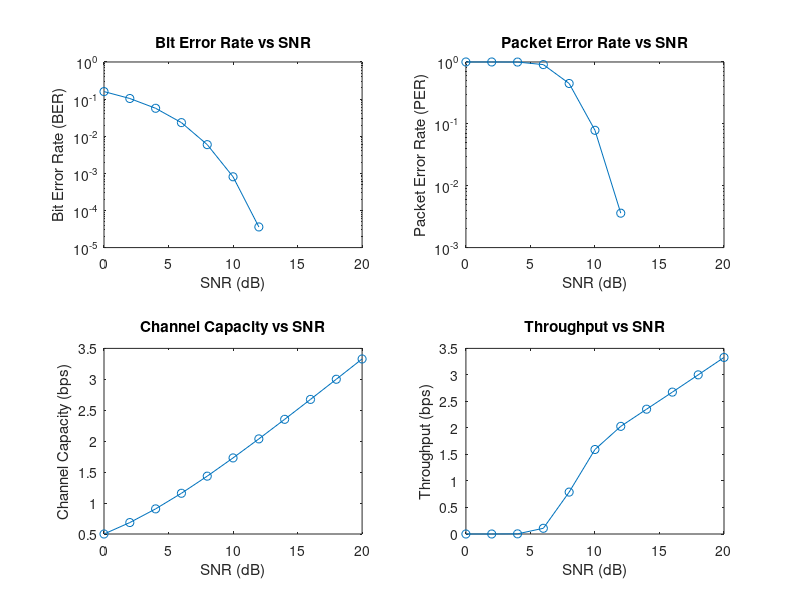

Reproduce this figure in MATLAB.
% Simulation parameters
numBits = 1e6;  % Number of bits to be transmitted
SNR_dB = 0:2:20;  % Signal-to-Noise Ratio (SNR) range in dB
ber = zeros(size(SNR_dB));
per = zeros(size(SNR_dB));

for snrIdx = 1:length(SNR_dB)
    % Generate random bits to transmit
    data = randi([0, 1], 1, numBits);

    % Modulation (e.g., BPSK)
    modulated = 2 * data - 1;

    % AWGN Channel
    SNR = 10^(SNR_dB(snrIdx) / 10); % Convert SNR from dB to linear scale
    noisePower = 1 / SNR;
    noise = sqrt(noisePower) * randn(1, numBits);
    received = modulated + noise;

    % Demodulation
    demodulated = received > 0;

    % Calculate Bit Error Rate (BER)
    ber(snrIdx) = sum(demodulated ~= data) / numBits;

    % Calculate Packet Error Rate (PER)
    % Assuming packet size (P) and error-free detection
    packetSize = 100; % Example: Packet size of 100 bits
    numPackets = numBits / packetSize;
    numErrPackets = sum(reshape(demodulated ~= data, packetSize, numPackets), 1) > 0;
    per(snrIdx) = sum(numErrPackets) / numPackets;

    % Calculate Channel Capacity (Shannon capacity in bits per channel use)
    channelCapacity(snrIdx) = 0.5 * log2(1 + SNR);

    % Calculate Throughput
    throughput(snrIdx) = (1 - per(snrIdx)) * channelCapacity(snrIdx);
end

% Plotting results
figure;

% Plot BER vs SNR
subplot(2, 2, 1);
semilogy(SNR_dB, ber, 'o-');
xlabel('SNR (dB)');
ylabel('Bit Error Rate (BER)');
title('Bit Error Rate vs SNR');

% Plot PER vs SNR
subplot(2, 2, 2);
semilogy(SNR_dB, per, 'o-');
xlabel('SNR (dB)');
ylabel('Packet Error Rate (PER)');
title('Packet Error Rate vs SNR');

% Plot Channel Capacity vs SNR
subplot(2, 2, 3);
plot(SNR_dB, channelCapacity, 'o-');
xlabel('SNR (dB)');
ylabel('Channel Capacity (bps)');
title('Channel Capacity vs SNR');

% Plot Throughput vs SNR
subplot(2, 2, 4);
plot(SNR_dB, throughput, 'o-');
xlabel('SNR (dB)');
ylabel('Throughput (bps)');
title('Throughput vs SNR');
